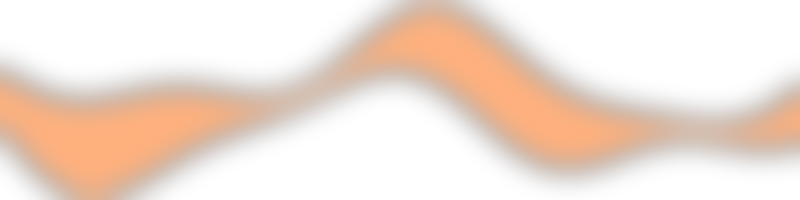
#> input picture hosts/linux/desktop/shell/aurora-a.png, 1600 x 400 px, given in place of hearth-peaks.jpg, which was not available (shown at 1/2 size)
$ python make-sub-theme-wallpapers.py
#> lines starting #> are read from the running program, lines starting #| are printed output that depends on the picture
#!/usr/bin/env python3
"""Draws the sub themes' wallpapers (Settings › Personalisation › Sub theme; theme/palettes.json "subThemes").

  python3 tools/make-sub-theme-wallpapers.py [out-dir]   (default: hosts/linux/desktop/shell/images/wallpapers/sub)

Writes <out>/<name>.jpg (2560x1440, as the other built-in wallpapers) and <out>/thumbs/<look>-<id>.jpg (320x180, the
Sub theme list's pictures; one for every look's every sub theme, its first one too). Needs numpy and Pillow.
- Hearth: Hearth's own scenes (os/branding/wallpapers/hearth-*.jpg) gradient-mapped into the sub theme's colours; the
  four mixed black ones are Hearth scenes with a many-coloured Hearth fire.
- Steam-style: waves with light streaks. Gaming: a neon grid to the horizon. The black set in both: light streaks
  on black (one set of pictures, shared).
The same run always gives the same pictures (fixed seeds).
"""
import math
import os
import random
import sys

import numpy as np
from PIL import Image, ImageDraw, ImageFilter

ROOT = os.path.dirname(os.path.dirname(os.path.abspath(__file__)))
OUT = sys.argv[1] if len(sys.argv) > 1 else os.path.join(ROOT, 'hosts', 'linux', 'desktop', 'shell', 'images', 'wallpapers', 'sub')
SRC = os.path.join(ROOT, 'os', 'branding', 'wallpapers', 'hearth-%s.jpg')
W, H = 2560, 1440
S = W / 1600          # the drawings were laid out at 1600x900
QUALITY = 85


def hx(h):
    h = h.lstrip('#')
    return np.array([int(h[i:i + 2], 16) for i in (0, 2, 4)], float)


def t3(h):
    return tuple(int(v) for v in hx(h))


def mixc(a, b, t):
    return '#' + ''.join('%02x' % int(hx(a)[i] * t + hx(b)[i] * (1 - t)) for i in range(3))


def fin(arr):
    return Image.fromarray(np.clip(arr, 0, 255).astype('uint8'))


def seed_of(name):
    return sum(ord(c) * (i + 1) for i, c in enumerate(name)) % 1000


def save(name, arr):
    os.makedirs(OUT, exist_ok=True)
    im = fin(arr) if isinstance(arr, np.ndarray) else arr
    im.save(os.path.join(OUT, name + '.jpg'), quality=QUALITY, optimize=True, progressive=True)
    return im


# [8 lines left out: function thumb, not called in this run]


# ---------------------------------------------------------------- Hearth: gradient-mapped scenes
def scene(name):
#> called with name = 'peaks'
    return Image.open(SRC % name).convert('RGB').resize((W, H), Image.LANCZOS)
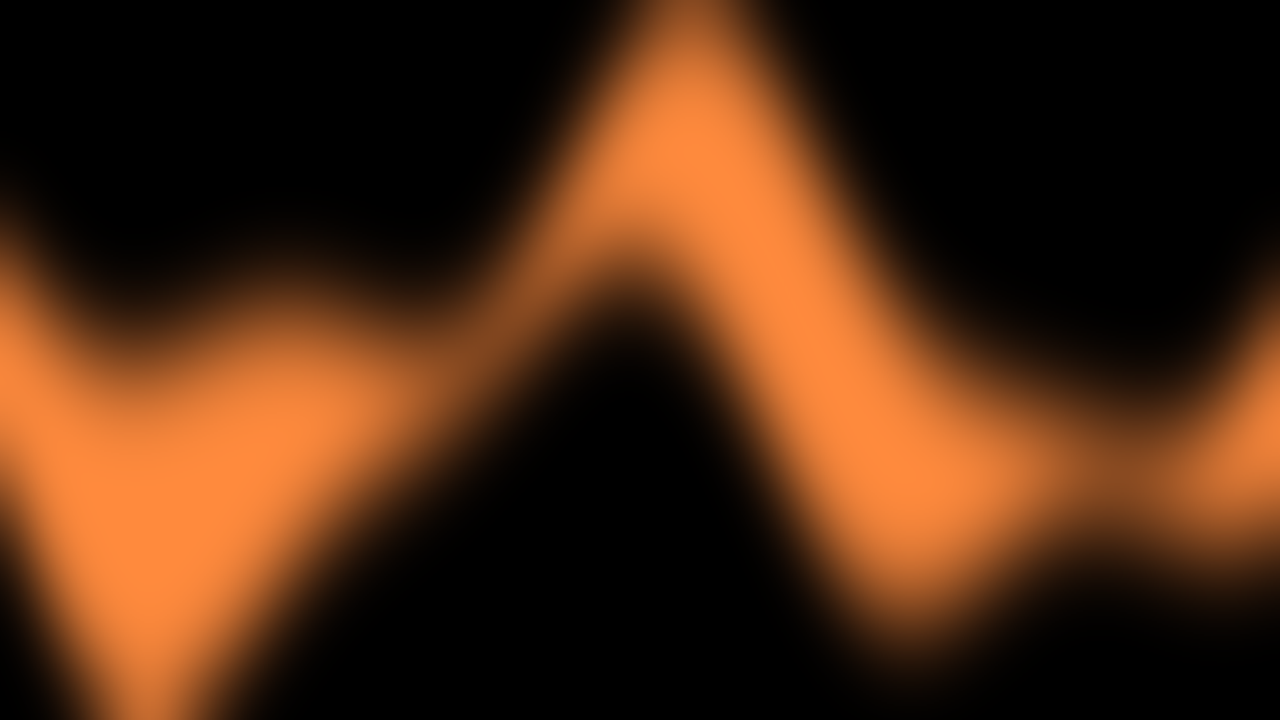
#> returned value: PIL image 2560x1440 RGB (shown at 1/2 size); mean R, G, B 76.8, 41.6, 18.4


def gmap(name, stops):
    a = np.asarray(scene(name), float) / 255
    L = np.clip(0.2126 * a[..., 0] + 0.7152 * a[..., 1] + 0.0722 * a[..., 2], 0, 1) ** 0.85
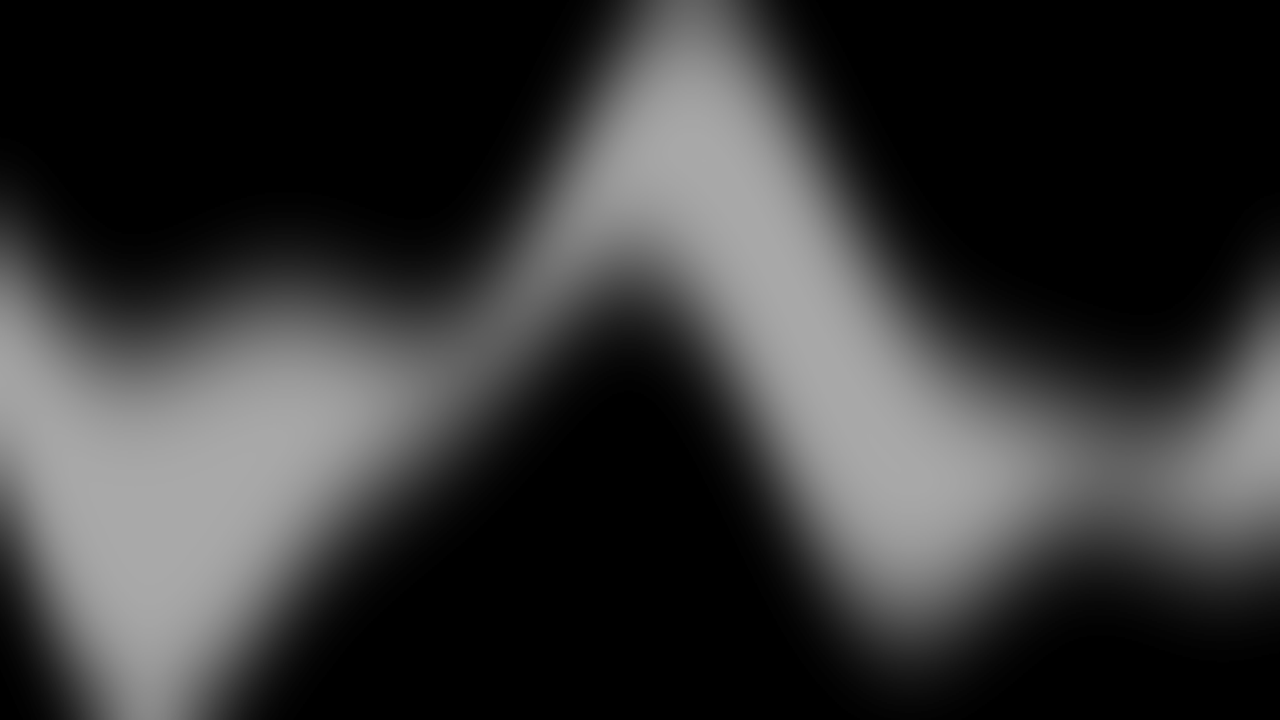
#> L: shape (1440, 2560) float64 (shown at 1/2 size); min 0, max 0.663, mean 0.214
    xs = [s[0] for s in stops]
    cols = np.array([hx(s[1]) for s in stops])
    return np.stack([np.interp(L, xs, cols[:, c]) for c in range(3)], -1)
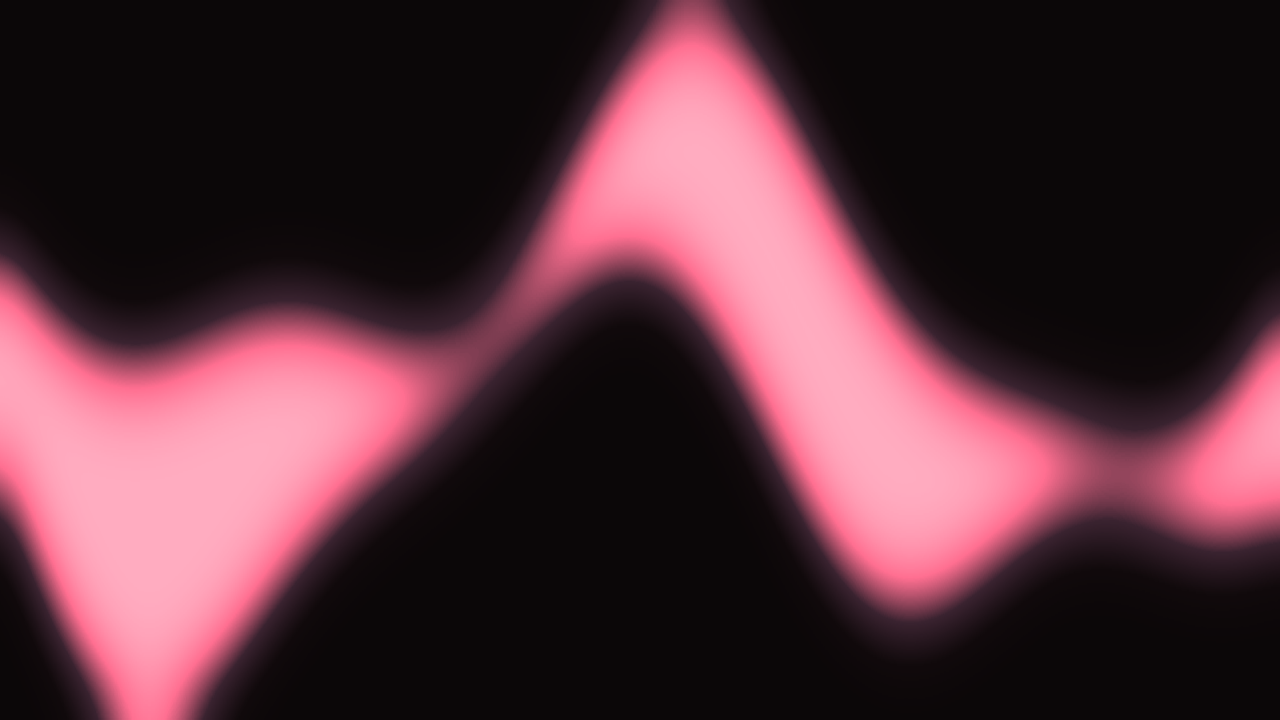
#> returned value: shape (1440, 2560, 3) float64 (shown at 1/2 size); mean of channels 0, 1, 2 84.7, 47.7, 57.6; drawn as R, G, B


def stops(bg, panel3, ember, flame):
    top = mixc(flame, '#ffffff', 0.55)
    return [(0, mixc(bg, '#000000', 0.7)), (0.12, bg), (0.3, panel3), (0.5, ember), (0.72, flame), (1, top)]


# The Hearth fire: the mark's flame, in layers of colour.
def cubic(p0, p1, p2, p3, n=40):
    t = np.linspace(0, 1, n)[:, None]
    P = [np.array(p) for p in (p0, p1, p2, p3)]
    return list(map(tuple, ((1 - t) ** 3 * P[0] + 3 * (1 - t) ** 2 * t * P[1] + 3 * (1 - t) * t ** 2 * P[2] + t ** 3 * P[3])))


SEGS = [((256, 168), (298, 222), (340, 262), (340, 332)), ((340, 332), (340, 386), (302, 422), (256, 422)),
        ((256, 422), (210, 422), (172, 386), (172, 332)), ((172, 332), (172, 294), (190, 266), (212, 244)),
        ((212, 244), (210, 276), (222, 298), (242, 306)), ((242, 306), (232, 258), (236, 212), (256, 168))]
PTS = np.array(sum([cubic(*s) for s in SEGS], []))


# [45 lines left out: functions fpoly, fire, not called in this run]


def dark(cols):
    return [(0, '#000000'), (0.16, '#0a0a0a'), (0.4, mixc(cols[0], '#000000', 0.22)), (0.62, mixc(cols[1], '#000000', 0.4)),
            (0.85, mixc(cols[-1], '#000000', 0.6)), (1, mixc(cols[-1], '#ffffff', 0.5))]


# [21 lines left out: function fireplace, not called in this run]


def hearth():
    made = {}
    for sid, src, st in [
        ('rose-quartz', 'peaks', stops('#110a0c', '#3a2330', '#ff6f91', '#ffc2d1')),
        ('evergreen', 'cabin', stops('#0a0e0a', '#25351f', '#8fd16a', '#f2d56b')),
        ('midnight', 'fox', stops('#090b12', '#232c48', '#7c9cff', '#ffd166')),
        ('copper-sea', 'lanterns', stops('#08100f', '#1f3836', '#2ec4b6', '#ff9f5a')),
        ('black-red', 'forge', stops('#050505', '#1a0808', '#ff2a2a', '#ff8080')),
        ('black-green', 'topo', stops('#050505', '#081a0c', '#2bd94a', '#a6ff8f')),
        ('black-yellow', 'lanterns', stops('#050505', '#1a1600', '#ffd400', '#fff27a')),
    ]:
        made[sid] = save('hearth-' + sid, gmap(src, st))
#> pass 2 of the loop in hearth, `for sid, src, st in [`:
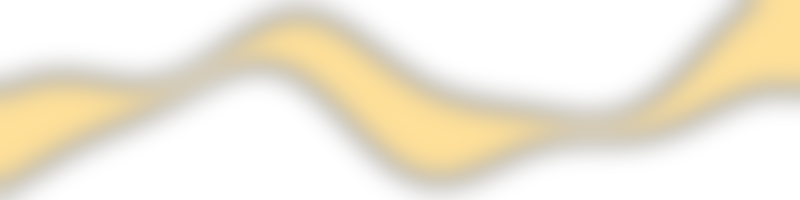
#> input picture hosts/linux/desktop/shell/aurora-b.png, 1600 x 400 px, given in place of hearth-cabin.jpg, which was not available (shown at 1/2 size)
#> in gmap (call 2), `L = np.clip(0.2126 * a[..., 0] + 0.7152 * a[..., 1] + 0.0722 * a[..., ..`:
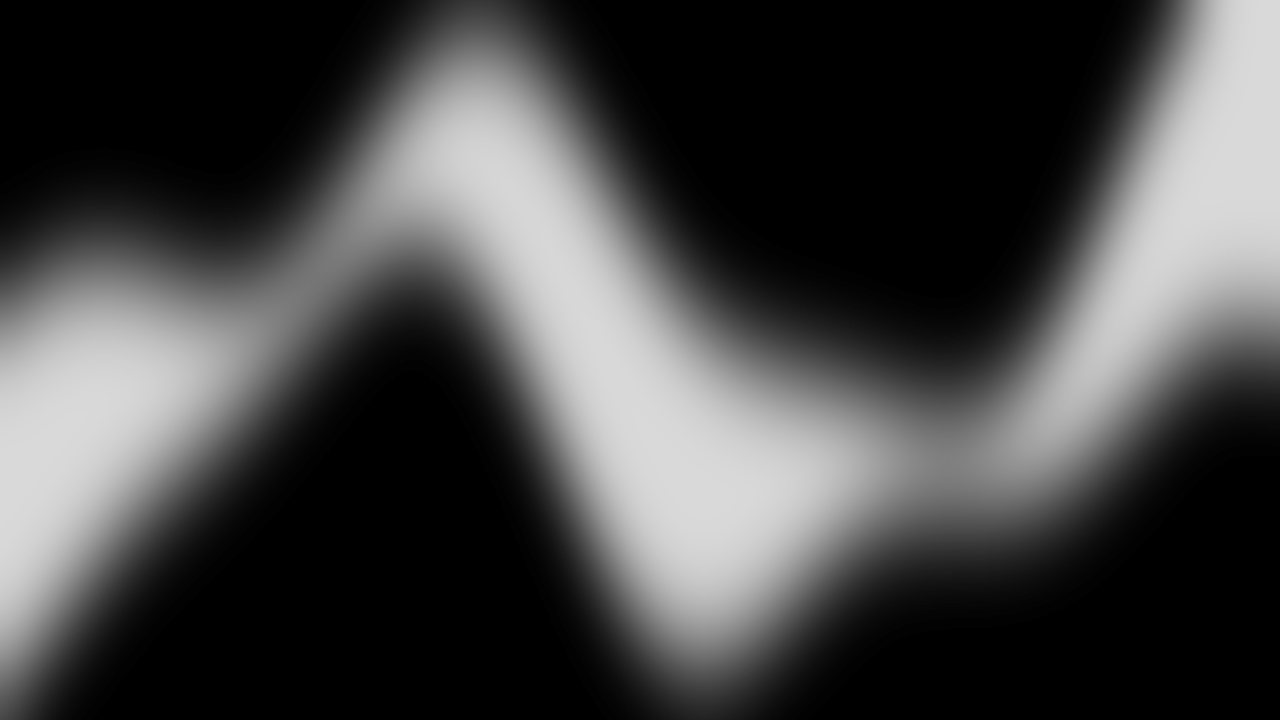
#> L: shape (1440, 2560) float64 (shown at 1/2 size); min 0, max 0.851, mean 0.274
#> in gmap (call 2), `return np.stack([np.interp(L, xs, cols[:, c]) for c in range(3)], -1)`:
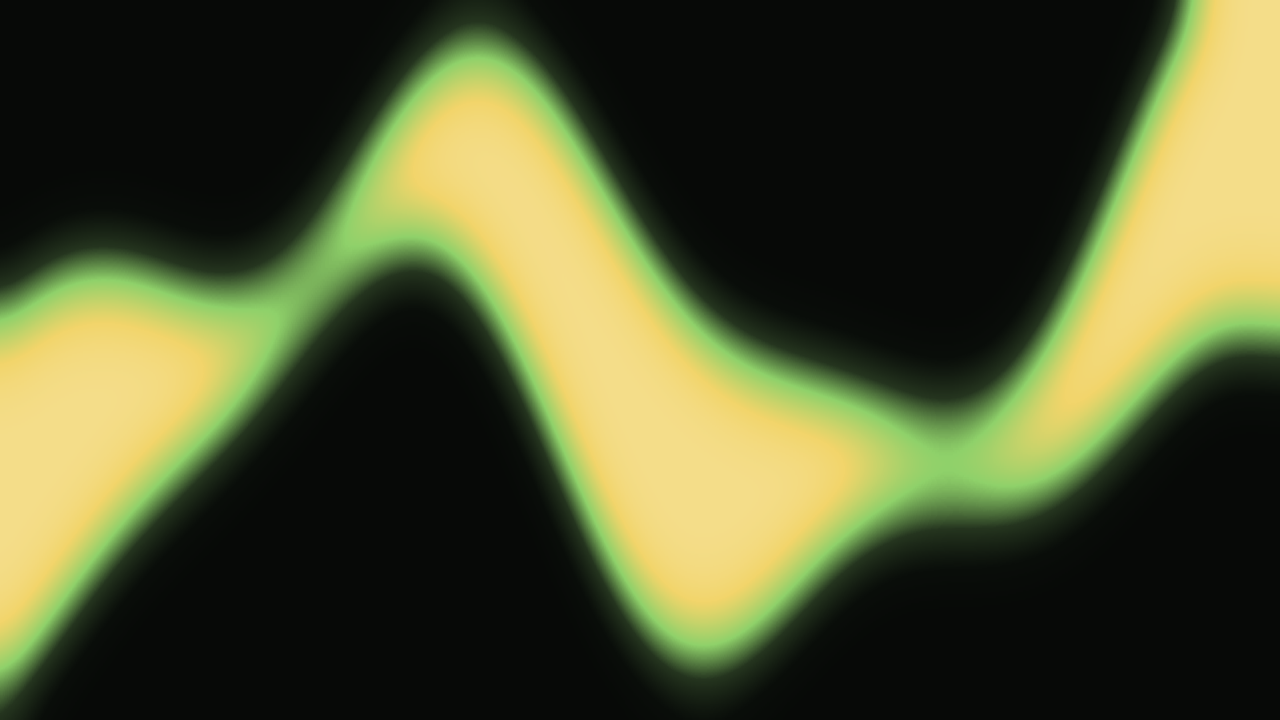
#> returned value: shape (1440, 2560, 3) float64 (shown at 1/2 size); mean of channels 0, 1, 2 77.5, 82.5, 46.3; drawn as R, G, B
    # Hazard: a campfire under the peaks
    c = ['#ff2a2a', '#ff8a1a', '#ffd400']
    made['hazard'] = save('hearth-hazard', fire(gmap('peaks', dark(c)) * 0.8, W * 0.5, H * 0.9, 0.75, c, seed=2))
    # Volt: a stone fireplace
    c = ['#2bd94a', '#a6e81a', '#ffd400']
    made['volt'] = save('hearth-volt', fire(fireplace(), W * 0.5, H * 0.93, 0.9, c, seed=6, light=1.1))
    # Holly: the snowy cabin with a campfire outside
    c = ['#ff2a2a', '#2bd94a', '#c8ffb0']
    made['holly'] = save('hearth-holly', fire(gmap('cabin', dark(['#ff2a2a', '#ff2a2a', '#2bd94a'])) * 0.85, W * 0.3, H * 0.86, 0.6, c, seed=3, light=0.9))
    # Traffic Light: the fox by a campfire under the moon
    c = ['#ff2a2a', '#ffd400', '#2bd94a']
    made['traffic-light'] = save('hearth-traffic-light', fire(gmap('fox', dark(c)) * 0.8, W * 0.72, H * 0.82, 0.6, c, seed=4))
    for sid, im in made.items():
        thumb('hearth', sid, im)
    # Firelight keeps the look's own (animated) fireside: its still for the list.
    thumb('hearth', 'firelight', scene('fireside'))


# ---------------------------------------------------------------- Steam-style and Gaming: drawn
def grad(top, bot):
    t = np.linspace(0, 1, H)[:, None, None]
    return np.broadcast_to(hx(top) * (1 - t) + hx(bot) * t, (H, W, 3)).copy()


# [77 lines left out: functions glow, blurglow, waves, grid, streaks, steam_gaming, not called in this run]


if __name__ == '__main__':
#> (the run stopped early here; a loop or call above may not have finished)
